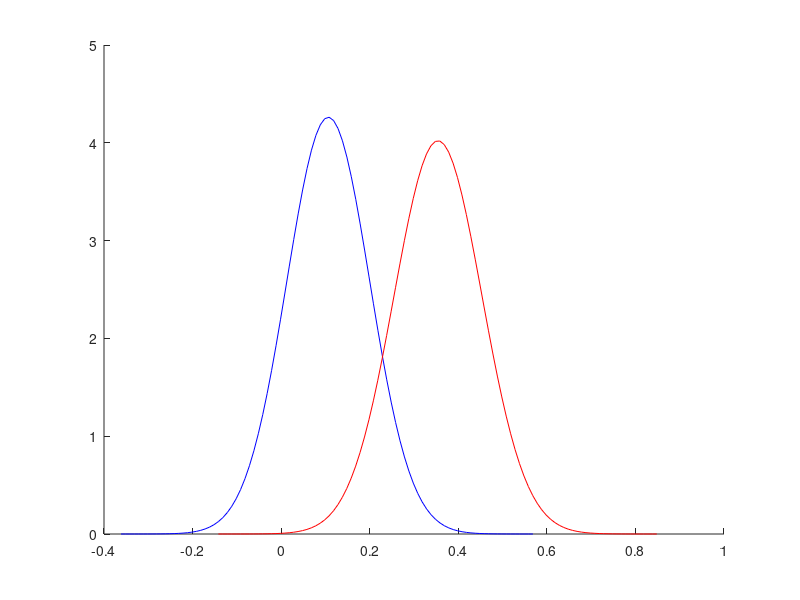

MATLAB code for this plot: (Note: this script raises an error after producing the figure.)
% Graph cuts
clear all;
close all;
load heart_data
hold on

%% Part A of the assignment
% Finding the values for gaussian distribution for background- and chamber
% pixels
background_mu = mean(background_values);
background_sigma = std(background_values);

chamber_mu = mean(chamber_values);
chamber_sigma = std(chamber_values);

background_x = (-5 * background_sigma:0.01:5 * background_sigma) + background_mu;  %// Plotting range
background_y = exp(- 0.5 * ((background_x - background_mu) / background_sigma) .^ 2) / (background_sigma * sqrt(2 * pi));

chamber_x = (-5 * chamber_sigma:0.01:5 * chamber_sigma) + chamber_mu;  %// Plotting range
chamber_y = exp(- 0.5 * ((chamber_x - chamber_mu) / chamber_sigma) .^ 2) / (chamber_sigma * sqrt(2 * pi));

% Plotting the gaussian distributions
% The blue is the background and the red is the chamber class
plot(background_x, background_y, 'b')
plot(chamber_x, chamber_y, 'r')

%% B part of the assignment
prob_background = size(background_values)/(size(background_values)+size(chamber_values)); % P(Y1)
prob_chamber = 1 - prob_background; % P(Y2)

imageWidth = size(im, 1); % M
imageHeight = size(im, 2); % N
numberOfPixels = imageHeight * imageWidth;

Neighbours = edges4connected(imageWidth, imageHeight);
i = Neighbours(:,1);
j = Neighbours(:,2);
A = sparse(i, j, 0.1, numberOfPixels, numberOfPixels);

[X,Y] = ndgrid(1:imageWidth,1:imageHeight);
% draw_graph(X(:),Y(:),A); % This operation drains computer power for such
% large images as this one

% Set A to lambda?


T = [ (im(:)-chamber_mu).^2 (im(:)-background_mu).^2];
T = sparse(T);
tic
[E, Theta] = maxflow(A,T);
Theta = reshape(Theta ,imageWidth, imageHeight);
Theta = double(Theta);
toc

imshow(Theta)
figure
imshow(im)
disp('Approve this please')

